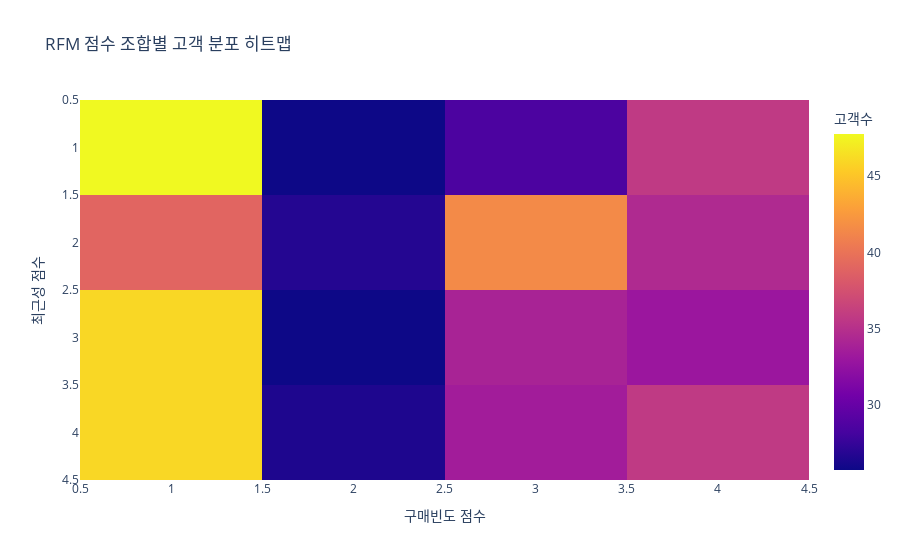

The code cell stored with this chart in its notebook:
### Code cell
# 세그먼트별 RFM 점수 분포 히트맵
rfm_heatmap_data = rfm_df.groupby(['R_Score', 'F_Score', 'M_Score']).size().reset_index(name='고객수')
rfm_pivot = rfm_heatmap_data.pivot_table(values='고객수', index='R_Score', columns='F_Score', fill_value=0)

fig_heatmap = px.imshow(rfm_pivot, 
                        title='RFM 점수 조합별 고객 분포 히트맵',
                        labels=dict(x="구매빈도 점수", y="최근성 점수", color="고객수"),
                        aspect='auto')
fig_heatmap.show()

### Figure 1 — Plotly figure (JSON) as saved in the notebook; plotly's stock layout.template omitted (floating-point values rounded to 4 significant figures)
{"data": [{"coloraxis": "coloraxis", "hovertemplate": "구매빈도 점수: %{x}<br>최근성 점수: %{y}<br>고객수: %{z}<extra></extra>", "name": "0", "type": "heatmap", "x": [1, 2, 3, 4], "xaxis": "x", "y": [4, 3, 2, 1], "yaxis": "y", "z": [[46.0, 26.5, 33.5, 35.75], [46.0, 25.75, 34.0, 33.0], [39.0, 26.75, 41.5, 34.5], [47.75, 25.75, 28.5, 35.75]]}], "layout": {"coloraxis": {"colorbar": {"title": {"text": "고객수"}}, "colorscale": [[0, "#0d0887"], [0.1111, "#46039f"], [0.2222, "#7201a8"], [0.3333, "#9c179e"], [0.4444, "#bd3786"], [0.5556, "#d8576b"], [0.6667, "#ed7953"], [0.7778, "#fb9f3a"], [0.8889, "#fdca26"], [1, "#f0f921"]]}, "title": {"text": "RFM 점수 조합별 고객 분포 히트맵"}, "xaxis": {"anchor": "y", "domain": [0, 1], "title": {"text": "구매빈도 점수"}}, "yaxis": {"anchor": "x", "autorange": "reversed", "domain": [0, 1], "title": {"text": "최근성 점수"}}}}
